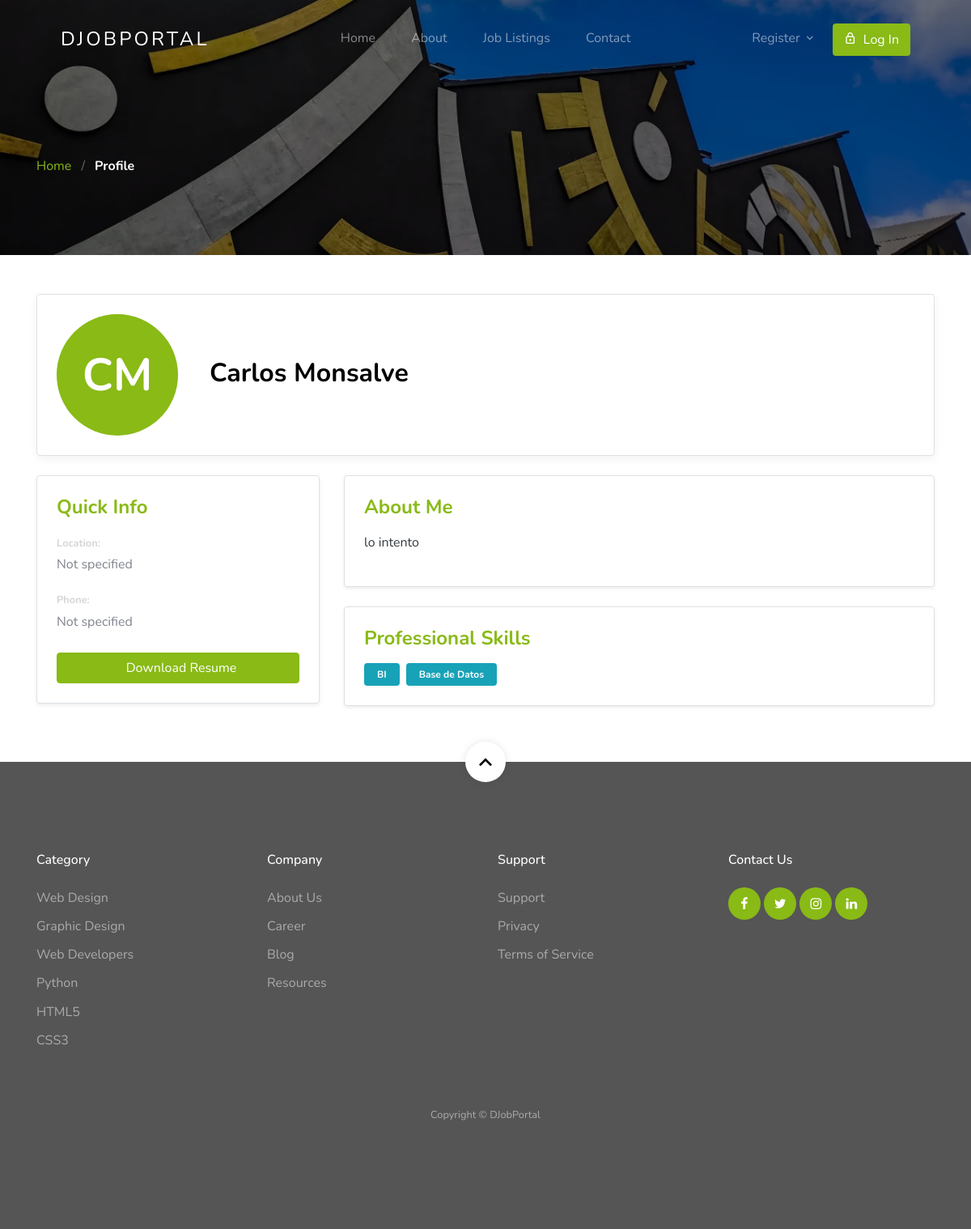
Page /candidate/profile/2/ on the earlier database version.
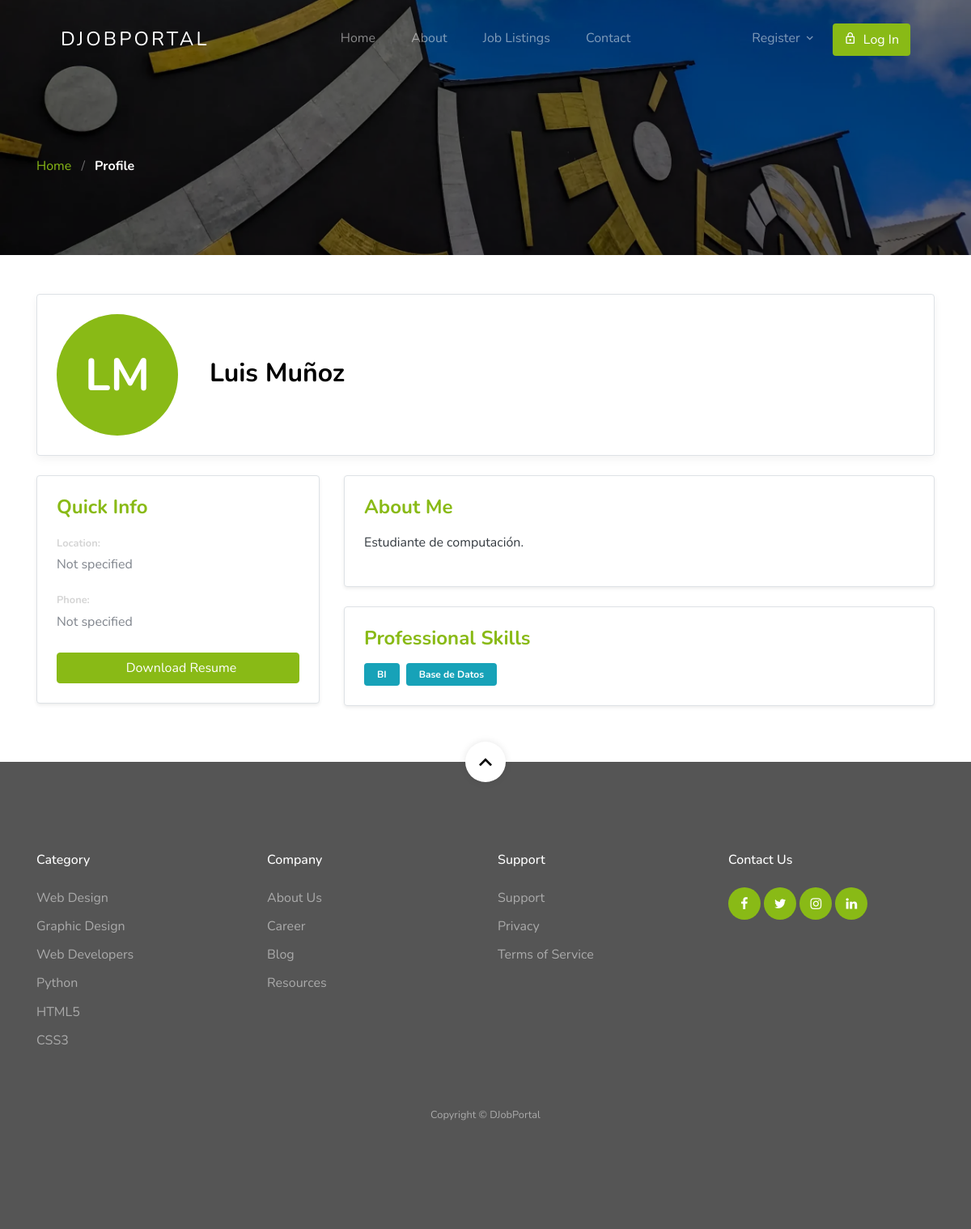
Same page on the later database version.
### apps/account/models/profiles.py (models this page shows, shortened)
class EmployeeProfile(models.Model):
    user = models.OneToOneField(settings.AUTH_USER_MODEL, on_delete=models.CASCADE, related_name='employee_profile')
    resume = models.FileField(upload_to='resumes/', blank=True, null=True)
    bio = models.TextField(blank=True)
    skills = TaggableManager(blank=True)

### apps/account/models/user.py (models this page shows, shortened)
class User(AbstractUser):
    username = None
    email = models.EmailField(
        unique=True,
        blank=False,
        error_messages={
            'unique': "A user with that email already exists.",
        },
    )
    role = models.CharField(choices=ROLE, max_length=10)
    gender = models.CharField(choices=GENDER_TYPE, max_length=1)
    USERNAME_FIELD = "email"
    REQUIRED_FIELDS = []
    objects = CustomUserManager()
    def get_full_name(self):
        return self.first_name + ' ' + self.last_name

### apps/account/views/profile.py (the view)
# urls.py: path('candidate/profile/<int:id>/', CandidateProfileView.as_view(), name='candidate-profile'),
class CandidateProfileView(DetailView):
    model = EmployeeProfile
    template_name = 'account/candidate-profile.html'
    context_object_name = 'profile'
    def get_object(self, queryset=None):
        return get_object_or_404(EmployeeProfile, user_id=self.kwargs.get('id'))

### template/account/candidate-profile.html (shortened to what this page needs)
{% extends 'base.html' %}
{% load static %}
{% block content %}
{% include "account/profile-hero.html" with hero_breadcrumb="Profile" %}
<div class="container py-5">
    {% include 'account/profile-header.html' with profile_type='employee' %}
    <div class="row">
        <div class="col-lg-4 mb-4">
            <div class="bg-white border rounded p-4 shadow-sm">
                <h4 class="font-weight-bold mb-3 text-primary">Quick Info</h4>
                <div class="mb-3">
                    <span class="text-muted small font-weight-bold">Location:</span>
                    <p class="mb-2">{{ profile.location|default:"Not specified" }}</p>
                </div>
                <div class="mb-3">
                    <span class="text-muted small font-weight-bold">Phone:</span>
                    <p class="mb-2">{{ profile.phone_number|default:"Not specified" }}</p>
                </div>
                <div class="mt-4">
                    {% if profile.resume %}
                    <a href="{{ profile.resume.url }}" class="btn btn-primary btn-block">
                         Download Resume
                    </a>
                    {% else %}
                    <button class="btn btn-secondary btn-block disabled" title="Resume not uploaded">
                        No Resume Uploaded
                    </button>
                    {% endif %}
                </div>
            </div>
        </div>
        <div class="col-lg-8">
            <div class="bg-white border rounded p-4 mb-4 shadow-sm">
                <h4 class="font-weight-bold mb-3 text-primary">About Me</h4>
                <div class="text-dark">
                    {{ profile.bio|linebreaks|default:"Hey! I'm professional at what I do." }}
                </div>
            </div>
            <div class="bg-white border rounded p-4 shadow-sm">
                <h4 class="font-weight-bold mb-3 text-primary">Professional Skills</h4>
                <div class="skills-container d-flex flex-wrap gap-2">
                    {% for skill in profile.skills.all %}
                    <span class="badge badge-info py-2 px-3">{{ skill.name }}</span>
                    {% empty %}
                    <p class="text-muted">No skills listed yet.</p>
                    {% endfor %}
                </div>
            </div>
        </div>
    </div>
</div>
{% endblock %}

### template/account/profile-header.html (shortened to what this page needs)
{% load static %}
<div class="profile-header-card bg-white border rounded p-4 mb-4">
    <div class="row align-items-center">
        <div class="col-auto">
            {% if profile_type == 'employee' %}
            <div class="profile-avatar">
                <div
                    class="profile-avatar-placeholder bg-primary text-white rounded-circle d-flex align-items-center justify-content-center font-weight-bold">
                    {{ profile.user.first_name|first }}{{ profile.user.last_name|first }}
                </div>
            </div>
            {% endif %}
        </div>
        <div class="col pl-4">
            <h2 class="display-5 font-weight-bold mb-1">
                {% if profile_type == 'employee' %}
                {{ profile.user.get_full_name }}
                {% else %}
                {{ profile.user.first_name }} {{ profile.user.last_name }} <small
                    class="text-muted text-capitalize">(Employer)</small>
                {% endif %}
            </h2>
        </div>
    </div>
</div>

Differences in the rows shown:
changed EmployeeProfile: user.first_name|first "C" → "L"; user.get_full_name "Carlos Monsalve" → "Luis Muñoz"; bio "lo intento" → "Estudiante de computación."
